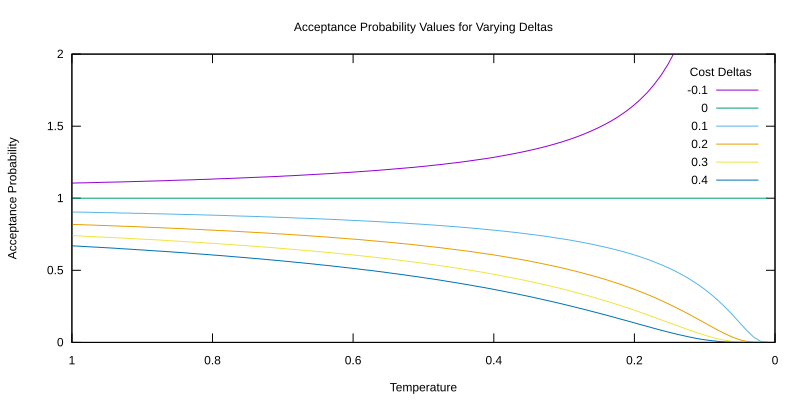

Recreate this plot in gnuplot.
set xrange [1:0]
set yrange [0:2]
set xtic auto
set ytic auto
set key default title 'Cost Deltas'
set title "Acceptance Probability Values for Varying Deltas"
set xlabel "Temperature"
set ylabel "Acceptance Probability"
set terminal svg size 800, 400 dynamic
set output "acceptance-probability-equation.svg"
acceptanceProbability(delta, temperature) = exp(-(delta / temperature))
plot acceptanceProbability(-0.1, x) title '-0.1',\
acceptanceProbability(0, x) title '0',\
acceptanceProbability(0.1, x) title '0.1',\
acceptanceProbability(0.2, x) title '0.2',\
acceptanceProbability(0.3, x) title '0.3',\
acceptanceProbability(0.4, x) title '0.4'
